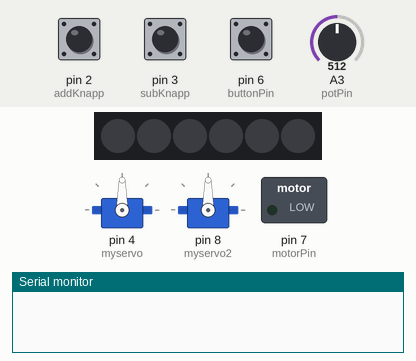
Bench run of a sketch on a simulated Arduino Uno, built with avr-gcc and run on an emulated ATmega328P. Shown: 2 × servo, 6 RGB LEDs in strip order, left to right, switched loads named in the sketch (green lamp = pin HIGH), the last lines printed to the serial monitor. Inputs (shaded band) come from the test bench; at power-on: pin 2 (addKnapp) HIGH, pin 3 (subKnapp) HIGH, pin 6 (buttonPin) HIGH, A3 (potPin) = 512.

Above: at 1.2 s.
1.3 s: pin 2 (addKnapp) pulled LOW for 3.2 s
At 3.1 s:
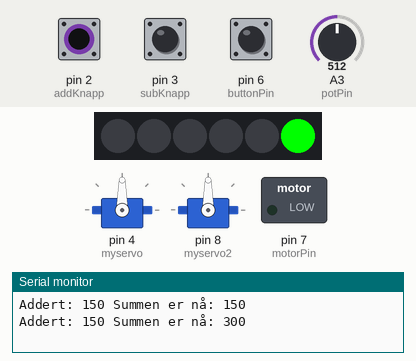
At 6.5 s:
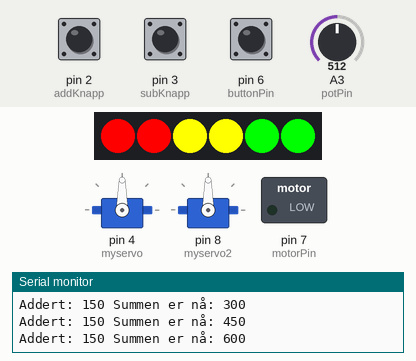
6.8 s: pin 3 (subKnapp) pulled LOW for 0.15 s
At 9.2 s:
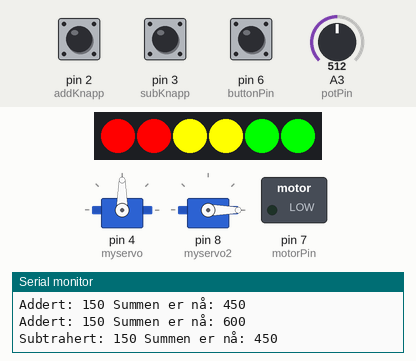
Timing chart, 0 to 10.7 s (numbered marks = the images above; inputs shaded):
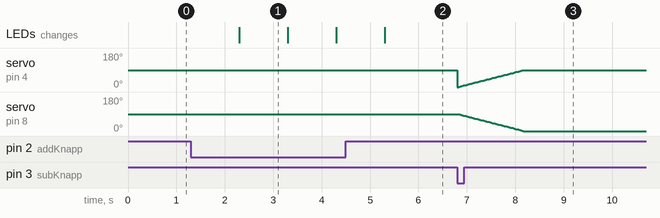

Measured:
- after the input at 1.3 s, the LEDs: change after 1.0 s (image 1)
- after the input at 6.8 s, servo on pin 8 (myservo2): moves from 90° to 0° over 1.3 s, starting at once
- what the display in image 1 shows lasts 1.0 s, from 2.3 s to 3.3 s

The sketch:

snurrer.ino
```cpp
#include <Servo.h> //Servo meter bibliotek
#include <Adafruit_NeoPixel.h> //Hente LED lys biblotekt

#define NEOPIXEL_PIN 5 //Pin til LED Stripe
#define NEOPIXEL_COUNT 6 //Antall LED brukt i stripen

//Bank
const int potPin = A3; //Analog pin il potensiometeret
const int addKnapp = 2; //Pin til sub og add knapper
const int subKnapp = 3;

Servo myservo; //Opprette de to servoene
Servo myservo2;

//Spinner
const int buttonPin = 6; //Pin tik knapp og motor
const int motorPin = 7;

int pengesum = 0; //pengesum som er i banken
int potnummer = 0; //Verdien til potensimeteret
int tilleggverdi = 0; //Verdien som skal legges til
int maxverdi = 1023; //Potensimeteret går opp til maks 1023

Adafruit_NeoPixel strip = Adafruit_NeoPixel(NEOPIXEL_COUNT, NEOPIXEL_PIN, NEO_GRB + NEO_KHZ800); //Definere LED stripen


void setup() {
  Serial.begin(9600);

  myservo.attach(4); //Setter servoene til pinene
  myservo2.attach(8);


  pinMode(buttonPin, INPUT_PULLUP); //Logikken for å skrup av og på knappene samt dc motoren

  pinMode(motorPin, OUTPUT);

  strip.begin();
  strip.show(); // slå av alle lys i begynnelsen

  pinMode(addKnapp, INPUT_PULLUP);
  pinMode(subKnapp, INPUT_PULLUP);
}

void loop() {


  //Metode for å skru på motoren som spinner
  if (digitalRead(buttonPin) == LOW) {
    snurrMotor();
  }
  else {
    // Slå av motoren
    digitalWrite(motorPin, LOW);
  }

  //Måte for å holde på verdiene til add og subknapp
  int addsjekk = digitalRead(addKnapp);
  int subsjekk = digitalRead(subKnapp);

  //Metode for å skru de forskjellige LED ene på, og sørge for at de andre er av
  if (pengesum >= 50 && pengesum < 200) {
    strip.setPixelColor(5, strip.Color(0, 255, 0)); // Grlnn
    strip.setPixelColor(1, strip.Color(0, 0, 0));
    strip.setPixelColor(2, strip.Color(0, 0, 0));
     strip.setPixelColor(3, strip.Color(0, 0, 0));
    strip.setPixelColor(4, strip.Color(0, 0, 0));
    strip.setPixelColor(1, strip.Color(0, 0, 0));
  } else if (pengesum >= 200 && pengesum < 300) {
    strip.setPixelColor(5, strip.Color(0, 255, 0));
    strip.setPixelColor(4, strip.Color(0, 255, 0));
    strip.setPixelColor(2, strip.Color(0, 0, 0));
     strip.setPixelColor(3, strip.Color(0, 0, 0));
    strip.setPixelColor(1, strip.Color(0, 0, 0));
    strip.setPixelColor(0, strip.Color(0, 0, 0));
  }
  else if (pengesum >= 300 && pengesum < 400) {
    strip.setPixelColor(5, strip.Color(0, 255, 0));
    strip.setPixelColor(4, strip.Color(0, 255, 0));
    strip.setPixelColor(3, strip.Color(255, 255, 0)); //Gul
    strip.setPixelColor(2, strip.Color(0, 0, 0));
    strip.setPixelColor(1, strip.Color(0, 0, 0));
    strip.setPixelColor(0, strip.Color(0, 0, 0));

    }
    else if (pengesum >= 400 && pengesum < 500) {
      strip.setPixelColor(5, strip.Color(0, 255, 0));
    strip.setPixelColor(4, strip.Color(0, 255, 0));
    strip.setPixelColor(3, strip.Color(255, 255, 0));
    strip.setPixelColor(2, strip.Color(255, 255, 0));
    strip.setPixelColor(1, strip.Color(0, 0, 0));
    strip.setPixelColor(0, strip.Color(0, 0, 0));

    }
    else if (pengesum >= 500 && pengesum < 600) {
      strip.setPixelColor(5, strip.Color(0, 255, 0));
    strip.setPixelColor(4, strip.Color(0, 255, 0));
    strip.setPixelColor(3, strip.Color(255, 255, 0));
    strip.setPixelColor(2, strip.Color(255, 255, 0));
    strip.setPixelColor(1, strip.Color(255, 0, 0)); //Rød
    strip.setPixelColor(0, strip.Color(0, 0, 0));

    }
    else if (pengesum >= 600 && pengesum < 7000)  { //Lagt til maks 7000, men kan teknisk sett være evig
      strip.setPixelColor(5, strip.Color(0, 255, 0));
    strip.setPixelColor(4, strip.Color(0, 255, 0));
    strip.setPixelColor(3, strip.Color(255, 255, 0));
    strip.setPixelColor(2, strip.Color(255, 255, 0));
    strip.setPixelColor(1, strip.Color(255, 0, 0));
    strip.setPixelColor(0, strip.Color(255, 0, 0));

    }else {
      //Skrur alle av
    strip.setPixelColor(0, strip.Color(0, 0, 0));
    strip.setPixelColor(1, strip.Color(0, 0, 0));
    strip.setPixelColor(2, strip.Color(0, 0, 0));
     strip.setPixelColor(3, strip.Color(0, 0, 0));
    strip.setPixelColor(4, strip.Color(0, 0, 0));
    strip.setPixelColor(5, strip.Color(0, 0, 0));
  }

  strip.show(); // oppdater lysene


  potnummer = analogRead(potPin); //Hoode på verdien til potensimeteret
  tilleggverdi = kalkulerverdi(potnummer, maxverdi); //Metode for å gjøre en av verdiene på potensimeteret (0-1023) om til et annet tall


  if (addsjekk == LOW) { //Metode for å legge til penger. //Fysisk legger man det i hullet på prototypen.
    leggTil();
  }

  if (subsjekk == LOW && tilleggverdi <= pengesum) { //metode for å fjerne pengene som er lagret, samt ta ut de fysiske pengene. Kan ikke ta ut mer enn det som er lagret.
    subtraher(); //Fjern verdien av penger som er lagret
    snurr(); // Metode for å fysisk åpen for stedet pengene er lagret i ved å snu på servomotorene.
  }
}

void leggTil() {
  pengesum += tilleggverdi; //Legger til tillegverdien i pengesum
  Serial.print("Addert: ");
  Serial.print(tilleggverdi);
  Serial.print(" Summen er nå: ");
  Serial.println(pengesum);
  delay(1000); //Delay for å sørge for at det ikke skjer flere knappetrykk samtidig


}

void subtraher() {
  pengesum -= tilleggverdi; //fjerner tillegveriden fra pengesum

  if (pengesum < 0) { //Summen kan ikke være mindre enn 0
    pengesum = 0;
  }

  Serial.print("Subtrahert: ");
  Serial.print(tilleggverdi);
  Serial.print(" Summen er nå: ");
  Serial.println(pengesum);

  while (digitalRead(subKnapp) == HIGH) {
    delay(10);
  }
}

void snurr() {
  //Metode for å snup på servometerne for å åpne lokket og ta ut penger, siden den ene Servometeren er plassert speilet må den snus speilet
  for (int pos = 0; pos <= 90; pos += 1) {
    myservo.write(pos);
    myservo2.write(90 - pos); //ande servo snus speilet
    delay(15);
  }
  //Bruker har ti sekunder på å ta ut penger
  delay(10000);
  for (int pos = 90; pos >= 0; pos -= 1) {
    myservo.write(pos);
    myservo2.write(90 - pos);
    delay(15);
  }

}

void snurrMotor(){
  Serial.println("Den spinner");
    // Slå på motoren
    digitalWrite(motorPin, HIGH);

}

//Metode for å gjøre om potensimeter verdien om til en av åtte verdier verdiene potensimeteret skal kunne snus til
int kalkulerverdi(int value, int maxValue) {
  int relativeValue = value * 9 / maxValue;
  int tilleggverdi[] = {1, 25, 50, 100, 150, 200, 250, 300, 350};

  // Sjekk for gyldig relativeValue
  if (relativeValue < 0 || relativeValue >= sizeof(tilleggverdi) / sizeof(tilleggverdi[0])) {
    return 0; // Ugyldig relativeValue
  }

  return tilleggverdi[relativeValue];
}
```
